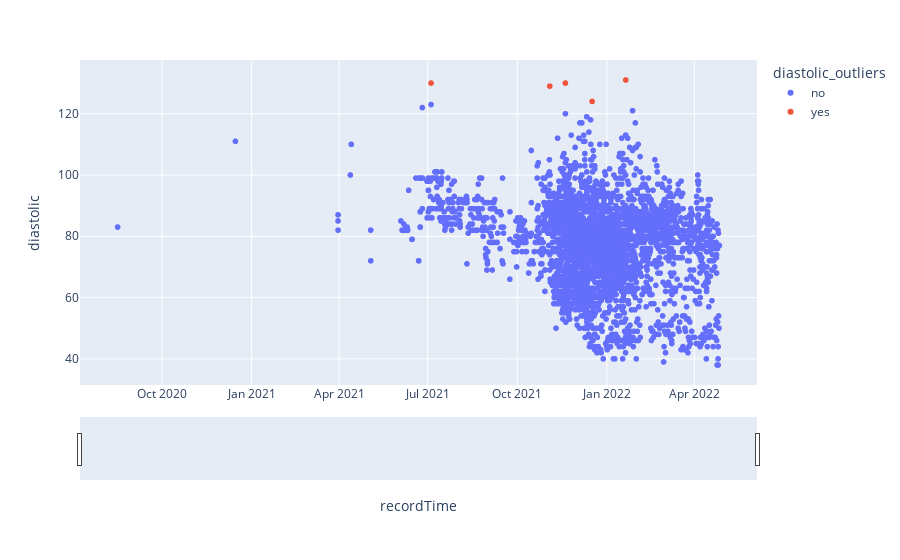

The notebook cell this image was saved under:
### Code cell
fig = px.scatter(bp.reset_index(), x='recordTime', y='diastolic', color='diastolic_outliers', title='')
fig.update_xaxes(
   rangeslider_visible=True,
) 
fig.show()

### Figure 1 — Plotly figure (JSON) as saved in the notebook; plotly's stock layout.template omitted (floating-point values rounded to 4 significant figures; data arrays with more than 128 entries replaced by an {"elided": "..."} marker saying what was removed)
{"data": [{"hovertemplate": "diastolic_outliers=no<br>recordTime=%{x}<br>diastolic=%{y}<extra></extra>", "legendgroup": "no", "marker": {"color": "#636efa", "symbol": "circle"}, "mode": "markers", "name": "no", "showlegend": true, "type": "scattergl", "x": {"elided": "4065 str values"}, "xaxis": "x", "y": {"elided": "4065 int values"}, "yaxis": "y"}, {"hovertemplate": "diastolic_outliers=yes<br>recordTime=%{x}<br>diastolic=%{y}<extra></extra>", "legendgroup": "yes", "marker": {"color": "#EF553B", "symbol": "circle"}, "mode": "markers", "name": "yes", "showlegend": true, "type": "scattergl", "x": ["2022-01-20T10:37:25", "2021-12-16T22:02:20", "2021-11-19T11:31:45", "2021-11-03T09:20:54", "2021-07-04T09:20:49"], "xaxis": "x", "y": [131, 124, 130, 129, 130], "yaxis": "y"}], "layout": {"legend": {"title": {"text": "diastolic_outliers"}, "tracegroupgap": 0}, "margin": {"t": 60}, "xaxis": {"anchor": "y", "domain": [0, 1], "rangeslider": {"visible": true}, "title": {"text": "recordTime"}}, "yaxis": {"anchor": "x", "domain": [0, 1], "title": {"text": "diastolic"}}}}
